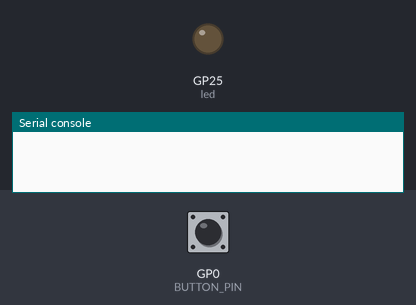
Bench run of a program on a simulated Raspberry Pi Pico running MicroPython. Shown: output pins drawn as LEDs (lit = HIGH), the last lines printed to the serial console. Inputs (shaded band) come from the test bench; at power-on: GP0 (BUTTON_PIN) HIGH. WiFi joins after 1.5 s; requests to the public web service named in the program get a made-up reply in its usual format after 0.4 s (London, UTC, broken clouds, 64 % humidity, 1013 hPa unless stated); values from a settings file that is not in the repository are placeholders.

Above: at 1.2 s.
1.3 s: GP0 (BUTTON_PIN) pulled LOW for 0.15 s
At 3.45 s:
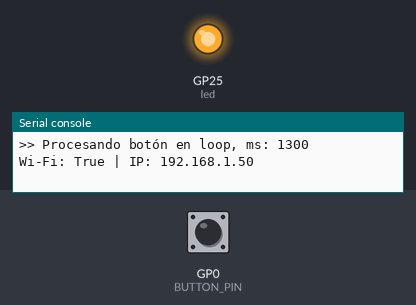
4.4 s: GP0 (BUTTON_PIN) pulled LOW for 1 s
Timing chart, 0 to 12.9 s (numbered marks = the images above; inputs shaded):
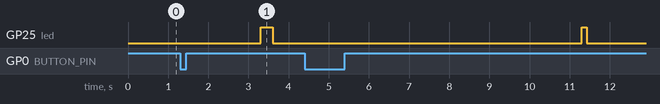

Measured:
- after the input at 1.3 s, GP25 (led): LOW → HIGH after 2.0 s, → LOW 0.30 s later

The program:

main.py
```python
from machine import Pin
import utime
import secrets
import wifi

from send_MSGTelegram import send_telegram

# --- Config ---
BUTTON_PIN    = 0
USE_INT_PULL  = False          # True if you are NOT using an external 10k (uses internal pull-up)
DEBOUNCE_MS   = 30             # 20–40 ms typical
COOLDOWN_MS   = 10 * 1000      # 30s wait after each send

# Button and LED
button = Pin(BUTTON_PIN, Pin.IN, Pin.PULL_UP) if USE_INT_PULL else Pin(BUTTON_PIN, Pin.IN)
led    = Pin("LED", Pin.OUT, value=0)

_last_edge = 0
_pending   = False
cooldown_until = 0  # 0 = no cooldown

def isr(p):
    global _last_edge, _pending
    now = utime.ticks_ms()
    # falling edge + debounce
    if p.value() == 0 and utime.ticks_diff(now, _last_edge) > DEBOUNCE_MS:
        _last_edge = now
        _pending = True

button.irq(trigger=Pin.IRQ_FALLING, handler=isr)

def flash(ms):  # visual feedback
    led.value(1); utime.sleep_ms(ms); led.value(0)

while True:
    now = utime.ticks_ms()

    # exit cooldown when time has passed
    if cooldown_until and utime.ticks_diff(now, cooldown_until) >= 0:
        cooldown_until = 0
        # short flash to indicate "ready again"
        flash(120)

    if _pending:
        _pending = False
        print(">> Procesando botón en loop, ms:", now)
        # if in cooldown, ignore the press
        if cooldown_until:
            # DEBUG ONLY
            print("En cooldown… faltan", utime.ticks_diff(cooldown_until, now), "ms")
        else:
            # 1) turn on Wi‑Fi and connect
            ok, ip = wifi.connect(secrets.WIFI_SSID, secrets.WIFI_PASS, timeout_ms=12000)
            print("Wi-Fi:", ok, "| IP:", ip)

            # 2) send message
            if ok:
                send_telegram("ALERTA: necesito ayuda.")

                flash(300)  # send confirmation
            else:
                print("No se pudo enviar")

            # 3) turn off Wi‑Fi to save battery
            wifi.off()

            # 4) activate 30s cooldown
            cooldown_until = utime.ticks_add(now, COOLDOWN_MS)

    utime.sleep_ms(2)
```

wifi.py
```python
import network, time
wlan = None

def connect(ssid, password, timeout_ms=15000):
    global wlan
    if wlan is None:
        wlan = network.WLAN(network.STA_IF)
    wlan.active(True)
    if not wlan.isconnected():
        wlan.connect(ssid, password)
        t0 = time.ticks_ms()
        while not wlan.isconnected():
            if time.ticks_diff(time.ticks_ms(), t0) > timeout_ms:
                return False, None
            time.sleep_ms(200)
    return True, wlan.ifconfig()[0]

def off():
    global wlan
    if wlan:
        wlan.active(False)
```

send_MSGTelegram.py
```python
import urequests
import secrets

URL = "https://api.telegram.org/bot" + secrets.TELEGRAM_BOT_TOKEN + "/sendMessage"


def send_telegram(text):
    try:
        r = urequests.post(URL, json={"chat_id": secrets.CHAT_ID, "text": text})
        r.close()
        return r.status_code == 200
    except Exception as e:
        return False
```
